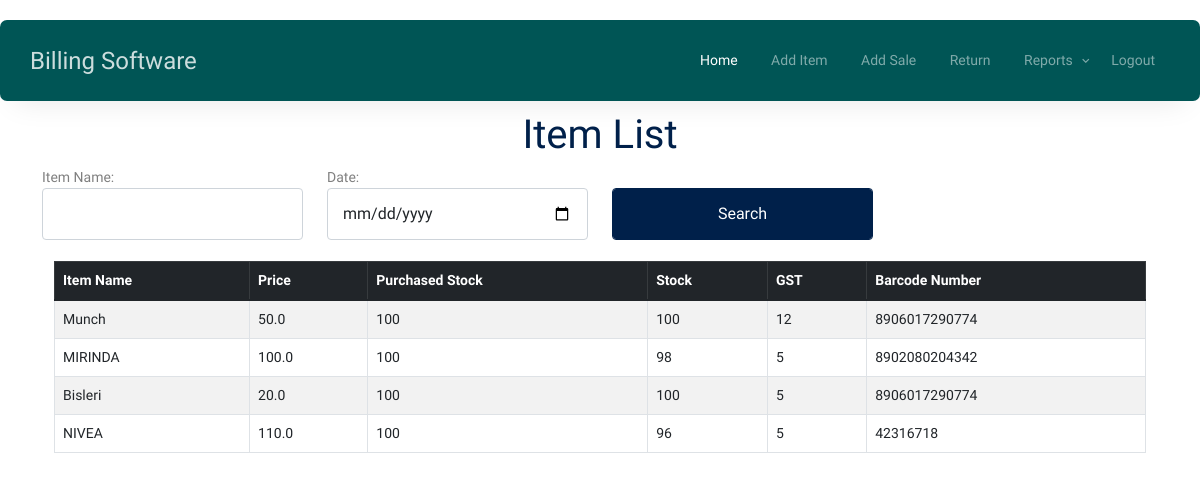
The page /purchaseReport on the database its author committed.
### shopping_app/models.py (models this page shows)
class Items(models.Model):
    itemname = models.CharField(max_length=250,null=True)
    price = models.FloatField(max_length=250,null=True)
    hsncode = models.IntegerField(null=True)
    gst = models.IntegerField(null=True)
    cgst = models.FloatField(max_length=250,null=True)
    sgst = models.FloatField(max_length=250,null=True)
    discount = models.IntegerField(null=True)
    stock = models.IntegerField(null=True)
    barcode_number = models.CharField(max_length=250,null=True)
    date = models.DateField(null=True)
    purchasedstock = models.IntegerField(null=True)

### shopping_app/views.py (the view)
# urls.py: path('purchaseReport',views.purchaseReport,name='purchaseReport'),
def purchaseReport(request):
    itemname = request.GET.get('itemname', '')
    date = request.GET.get('date', '')
    items = Items.objects.all()
    if itemname:
        items = items.filter(itemname__icontains=itemname)  # Adjust 'itemname' if your model has a different field name
    if date:
        items = items.filter(date__icontains=date)  # Adjust 'date' to your model's date field if different
    return render(request, 'purchaseReport.html', {'items': items, 'search_term': itemname, 'search_date': date})

### shopping_app/templates/purchaseReport.html (shortened to what this page needs)
{% load static %}
<!DOCTYPE html>
<html lang="en">
  <head>
    <link rel="stylesheet" href="{% static 'fonts/icomoon/style.css' %}" />
    <link rel="stylesheet" href="{% static 'fonts/flaticon/font/flaticon.css' %}" />
    <link rel="stylesheet" href="{% static 'css/tiny-slider.css' %}" />
    <link rel="stylesheet" href="{% static 'css/aos.css' %}" />
    <link rel="stylesheet" href="{% static 'css/style.css' %}" />
  </head>
  <body>
    {% include 'admin_nav.html' %}
<br><br><br>
      <div class="container">
        <div class="row justify-content-center align-items-center">
          <div class="col-lg-9 text-center mt-5">
            <h1 class="heading" data-aos="fade-up"> Item List</h1>
          </div>
        </div>
      </div>
<div class="content">
    <div class="container" style=" overflow-x: auto;">
        <form method="get" action="{% url 'purchaseReport' %}">
        <div class="row">
            <div class="col-md-3">
                <label for="itemname">Item Name:</label>
                <input type="text" id="itemname" name="itemname" class="form-control" list="item_list" oninput="showItemDatalist()">
            </div>
            <div class="col-md-3">
                <label>Date:</label>
                <input type="date" name="date" name="date" class="form-control">
            </div>
            <div class="col-md-3">
                <br>
                <button type="submit" class="form-control btn-primary">Search</button>
            </div>
        </div>
            </form>
        <br>
        <div class="container">
            <div class="">
                <form method="get">
                    <table class="table table-striped table-bordered">
                        <thead class="table-dark">
                        <tr>
                            <th>Item Name</th>
                            <th>Price</th>
                            <th>Purchased Stock</th>
                            <th>Stock</th>
                            <th>GST</th>
                            <th>Barcode Number</th>
                        </tr>
                        </thead>
                        <tbody>
    {% for d in items %}
    <tr class="custom-row">
        <td>{{ d.itemname }}</td>
        <td>{{ d.price }}</td>
        <td>{{ d.purchasedstock }}</td>
        <td>{{ d.stock }}</td>
        <td>{{ d.gst }}</td>
        <td>{{ d.barcode_number }}</td>
    </tr>
    {% empty %}
    <tr>
        <td colspan="7" class="text-center">No items found</td>
    </tr>
    {% endfor %}
</tbody>
                    </table>
                </form>
            </div>
        </div>
    </div>
</div>
  </body>
</html>

### rows shown on the page
Items: itemname "Munch", price "50.0", purchasedstock "100", stock "100", gst "12", barcode_number "8906017290774"
Items: itemname "MIRINDA", price "100.0", purchasedstock "100", stock "98", gst "5", barcode_number "8902080204342"
Items: itemname "Bisleri", price "20.0", purchasedstock "100", stock "100", gst "5", barcode_number "8906017290774"
Items: itemname "NIVEA", price "110.0", purchasedstock "100", stock "96", gst "5", barcode_number "42316718"
